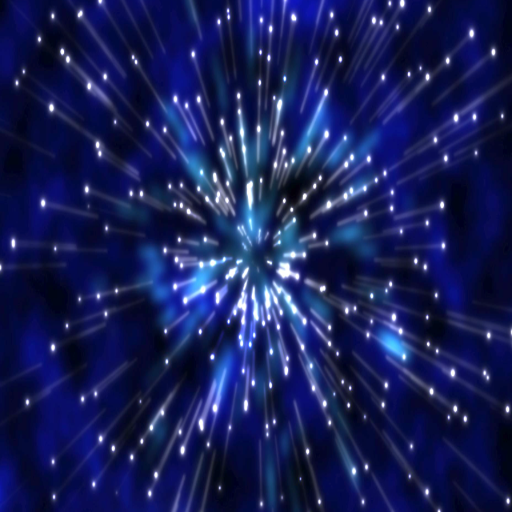
//> input picture motion-field-texture-synthesis/motion.bmp, 512 x 512 px
$ ./main ../motion-field-texture-synthesis/motion.bmp   (built with g++ and OpenCV 4)
//> lines starting //> are read from the running program, lines starting //| are printed output that depends on the picture; after the words box and inside, x2 and y2 are one past the last pixel; in counts of white or black regions, pixels touching at a corner belong together
#include <iostream>
#include <list>
#include <boost/format.hpp>
#include <opencv2/highgui/highgui.hpp>
#include <opencv2/imgproc/imgproc.hpp>

using namespace std;
using namespace boost;
using namespace cv;

class Particle {
	public:
		Particle();
		float xPos;
		float yPos;
		float xSpeed;
		float ySpeed;
		int ttl;
};

Particle::Particle() {
	xPos = 320;
	yPos = 320;
	xSpeed = float(rand()) / RAND_MAX - 0.5;
	ySpeed = float(rand()) / RAND_MAX - 0.5;
	ttl = rand() % 1000;
}

int main(int argc, char *argv[]) {
	Mat motion = imread(argv[1], CV_LOAD_IMAGE_COLOR);
//> motion is the input picture: 512 rows x 512 cols, CV_8UC3; mean B, G, R 88.4, 31.6, 23.5
	//imshow("Motion", motion);

	list<Particle> particles;

	/*
	VideoWriter videoOut(
		string(argv[1]) + ".mpg",
		CV_FOURCC('P','I','M','1'),
		60,
		Size(640, 640)
	);

	if(!videoOut.isOpened()){
		cerr << "Failed to open " << endl;
		return EXIT_FAILURE;
	}
	*/

	while (true) {
		for (int i = 0; i < 1000; i++) {
			particles.push_back(Particle());
		}

		// apply motion
		for (auto p = particles.begin(); p != particles.end(); p++) {
			if (--(p->ttl) <= 0) {
				particles.erase(p--);
				continue;
			}
			Vec3b bgrPixel = motion.at<Vec3b>(p->xPos, p->yPos);

			p->xPos += p->xSpeed;
			p->yPos += p->ySpeed;

			if (p->xPos < 0 || p->xPos > 639 || p->yPos < 0 || p->yPos > 639) {
				particles.erase(p--);
				continue;
			}

			p->xSpeed += (float(bgrPixel[0]) - 128) / 10000.0;
			p->ySpeed += (float(bgrPixel[1]) - 128) / 10000.0;
		}
//> this loop made 1000 passes
//> (p->xPos, p->yPos, p->xSpeed, p->ySpeed) on passes 2 to 4: (320.3, 320.4, 0.302, 0.409), (319.8, 320.3, -0.161, 0.265), (320.1, 320, 0.0576, -0.0256)

		Mat scene = Mat::zeros(motion.size(), motion.type());

		for (Particle& p : particles) {
			scene.at<Vec3b>(p.xPos, p.yPos) += (Vec3b(255, 255, 255) - scene.at<Vec3b>(p.xPos, p.yPos)) * (p.ttl / 1000.0);
		}
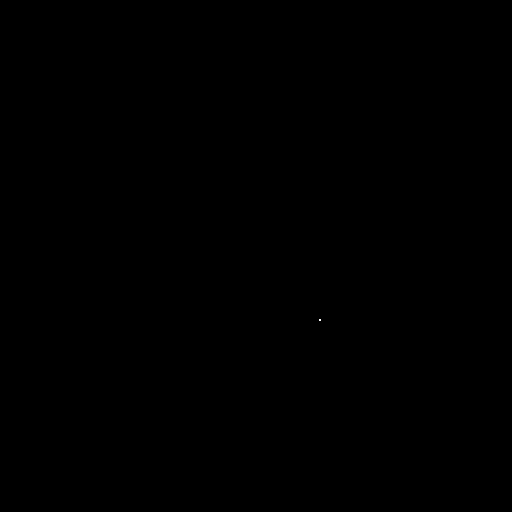
//> scene: 512 rows x 512 cols, CV_8UC3; 0% white in thin lines or dots, all inside (x1, y1, x2, y2) = (319, 319, 321, 321)

		//videoOut << scene;
		imshow("Scene", scene);
		waitKey(1);
	}

	return EXIT_SUCCESS;
}
